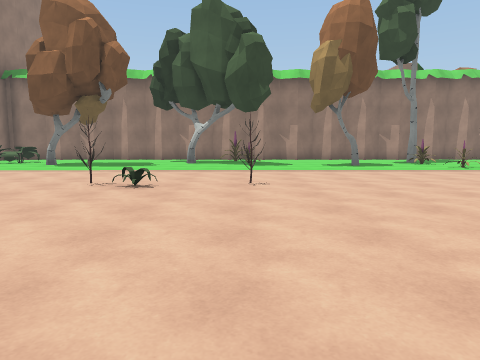
view 1 (above)

24 first-person views from a walk through a scene from a Unity 3-D project. The camera is 1.3 m above the floor, tilts 6° down and sees 70° across. The floor is counted in squares, 2 m on a side. Each view is taken from the middle of a square. On the plan, view 1 faces up. The plan holds only what a view shows up to about 10 squares ahead; the rest is blank. The place goes on beyond the plan. The player is left out.

view 2
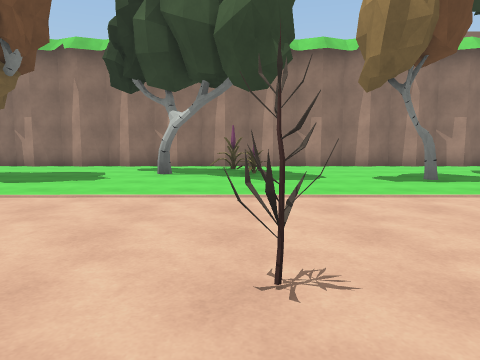

view 3
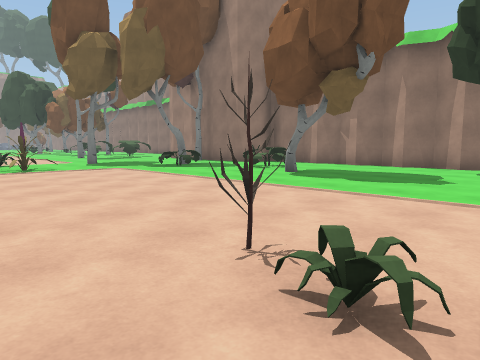

view 4
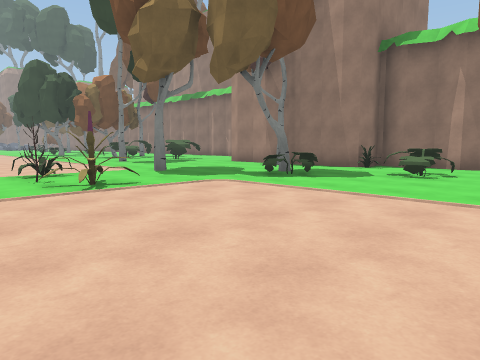

view 5
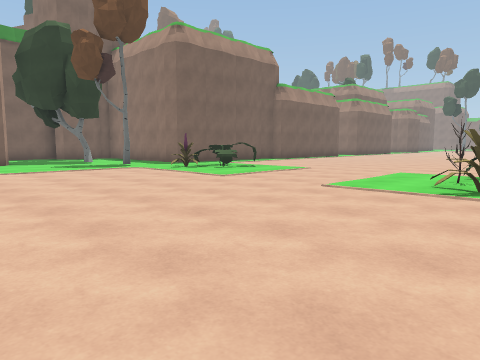

view 6
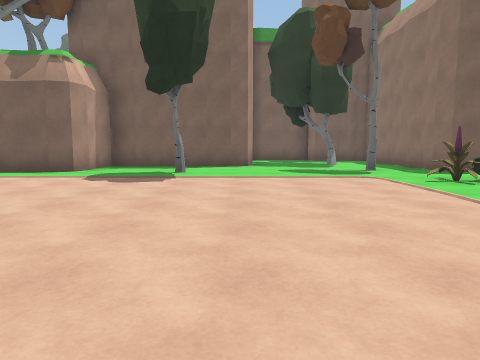

view 7
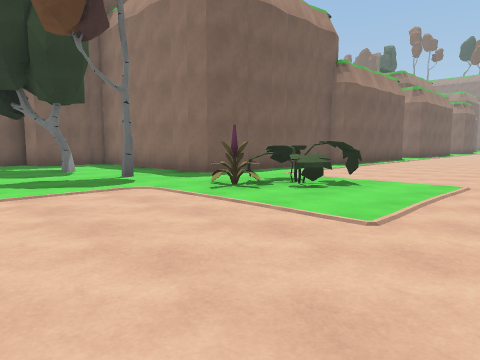

view 8
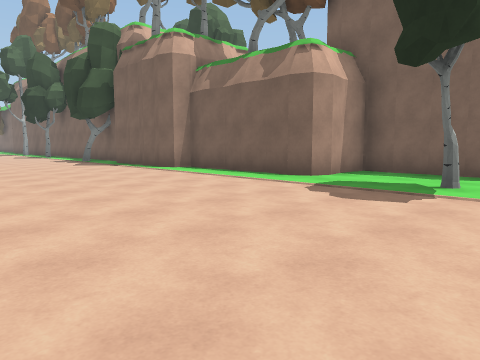

view 9
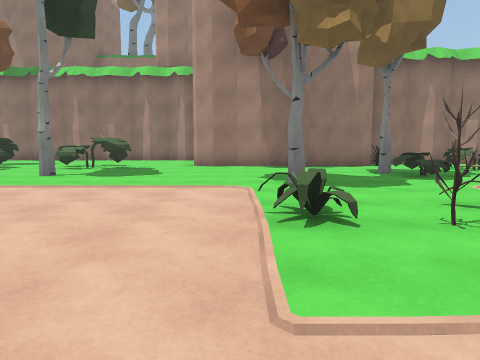

view 10
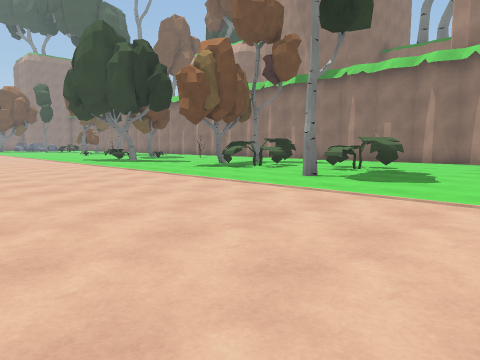

view 11
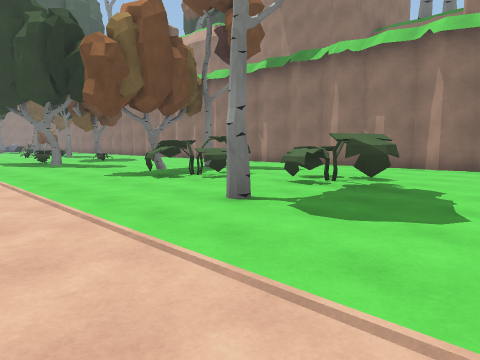

view 12
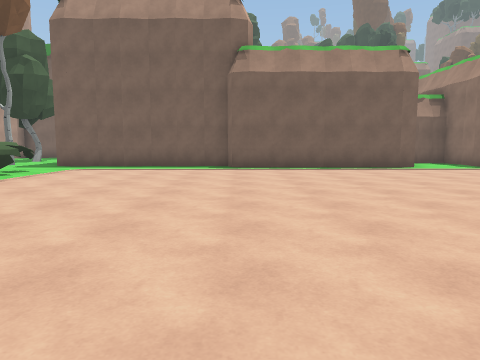

view 13
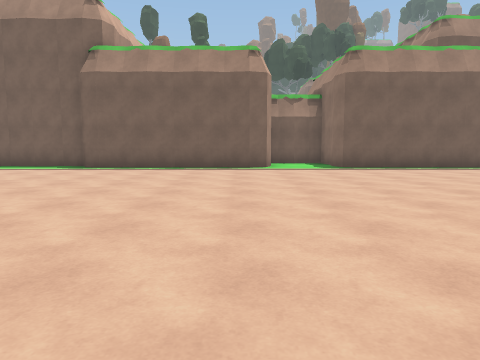

view 14
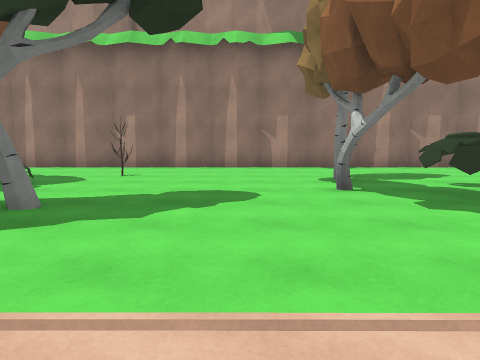

view 15
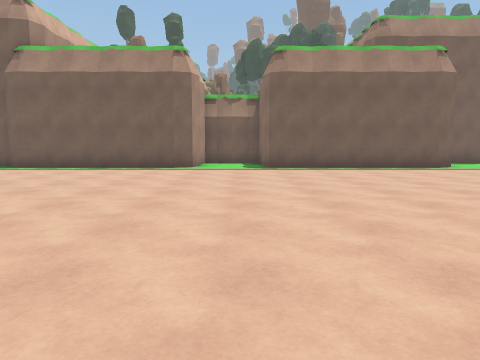

view 16
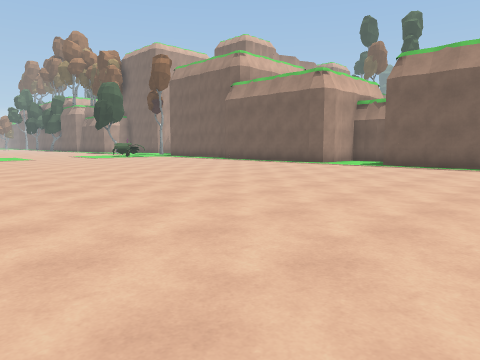

view 17
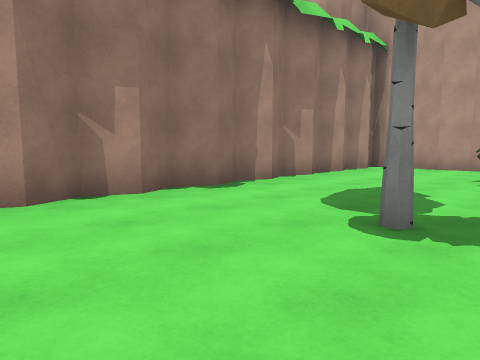

view 18
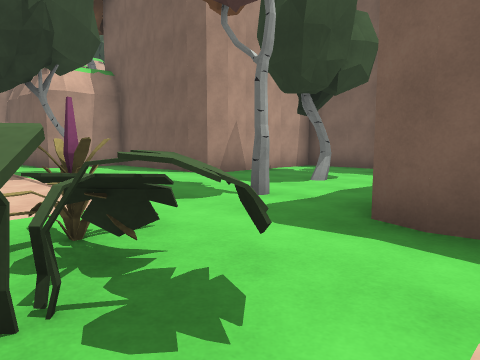

view 19
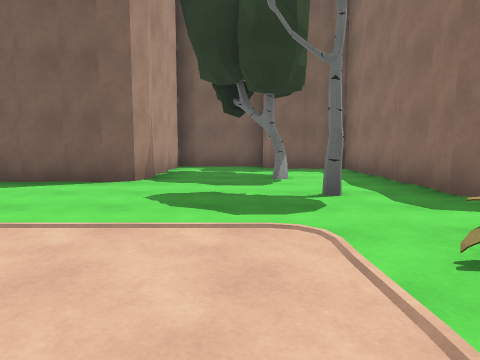

view 20
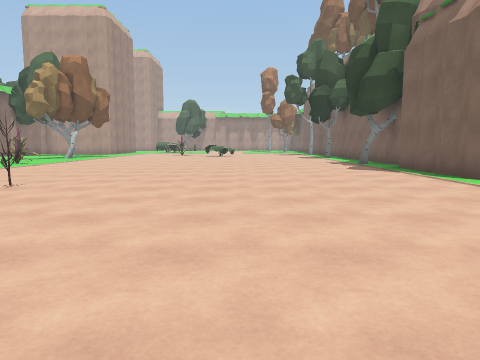

view 21
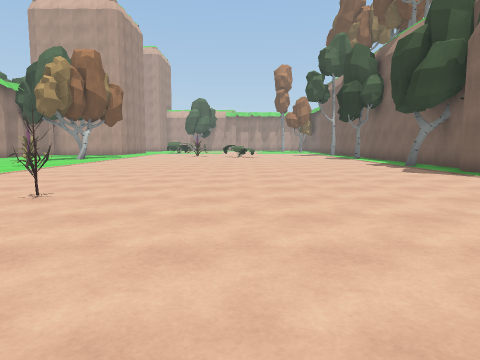

view 22
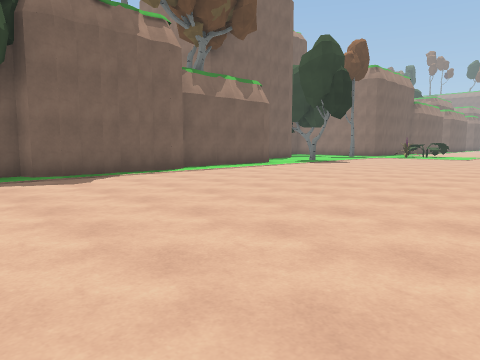

view 23
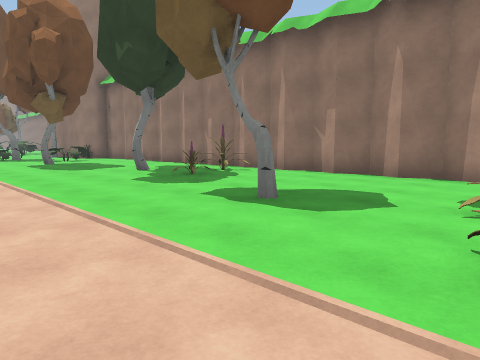

view 24
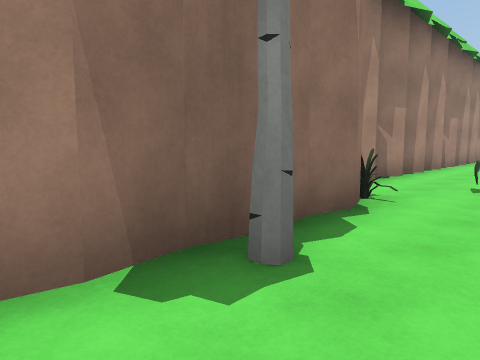

### Floor plan
Key: @ floor where view 1 was taken; # wall or solid block; . floor; O other object.
Columns run from 28 left of view 1 to 6 right of it. Each row starts with its distance up from view 1.
 17             O
 16 O##.O##.O##.O##
 15 ..............#
 14  ..O..........#    #O###O##########
 13 O......O..OO..OOOOOO........O......
 12  O....OOOO.OO....O................O
 11   ......OO........O..O.....OO.....O
 10    O.......O......O....O.......O...
  9    ...............................O
  8 ................O..................
  7 ...................................
  6 ................OOO................
  5 ..........................O.O......
  4  ..................................
  3  ..................................
  2  ..................................
  1  ..................................
  0 ................OO..........@......
 -1 ................OO.................
 -2 OOOOO..OOOOO.................OOOO.O
 -3     O.#    O####O.O...O..OOOOO  O##
 -4                ##........#   O
 -5                 #.O..OOOOO
 -6                 #....#
 -7                 #....#
 -8                  OO..#
 -9                    ##

Where each view was taken, in squares from view 1:
view 1: 0 up, 0 right, facing up
view 2: 4 up, 0 right, facing up
view 3: 4 up, 1 left, facing up-left
view 4: 4 up, 5 left, facing up-left
view 5: 7 up, 5 left, facing down-left
view 6: 5 up, 7 left, facing down
view 7: 3 up, 7 left, facing down-left
view 8: 3 up, 7 left, facing down-right
view 9: 3 up, 13 left, facing up
view 10: 4 up, 13 left, facing up-left
view 11: 7 up, 14 left, facing up-left
view 12: 7 up, 17 left, facing down
view 13: 7 up, 21 left, facing down
view 14: 7 up, 23 left, facing up
view 15: 7 up, 23 left, facing down
view 16: 8 up, 28 left, facing down-right
view 17: 12 up, 24 left, facing up-right
view 18: 0 up, 13 left, facing down-right
view 19: 1 up, 9 left, facing down
view 20: 2 up, 5 left, facing right
view 21: 3 up, 4 left, facing right
view 22: 5 up, 6 right, facing down-left
view 23: 7 up, 6 right, facing up-left
view 24: 11 up, 13 left, facing up-right
